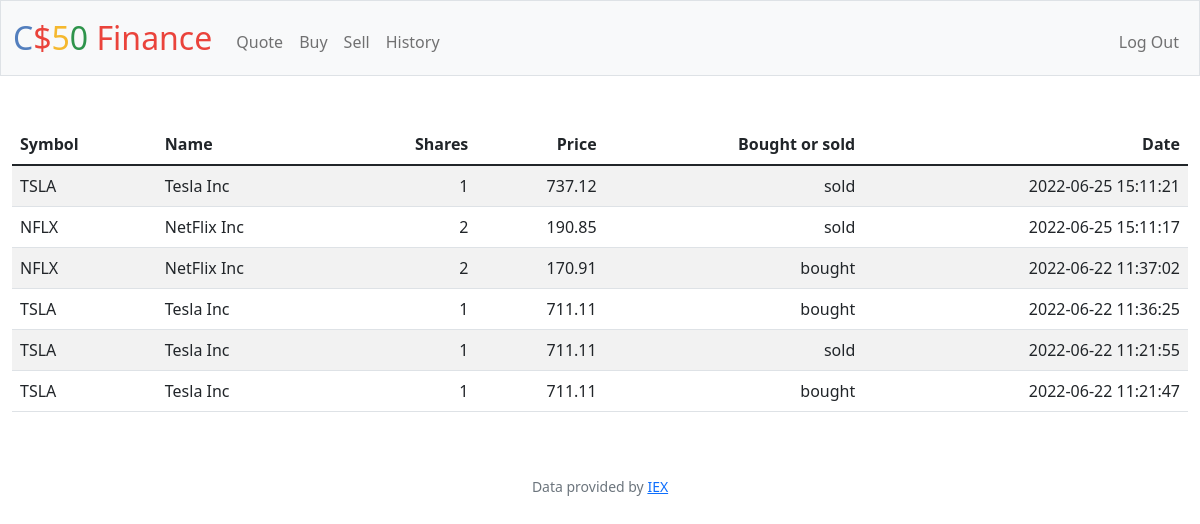
Page /history (signed in) on the committed database.
### tables this page shows
CREATE TABLE 'history' ('id' INTEGER PRIMARY KEY NOT NULL, 'user_id' INTEGER, 'symbol' TEXT, 'stock_name' TEXT, 'price' REAL, 'shares' INTEGER, 'transaction_type' TEXT, 'date' DATETIME);

### app.py (the view)
@app.route("/history")
@login_required
def history():
    user_id = session["user_id"]
    historyDB = db.execute(
        "SELECT symbol, stock_name, price, shares, transaction_type, date FROM history WHERE user_id = ? ORDER BY date DESC", user_id)
    history_info = []
    for row in historyDB:
        history_info.append({
            "symbol": row["symbol"],
            "stock_name": row["stock_name"],
            "price": row["price"],
            "shares": row["shares"],
            "transaction_type": row["transaction_type"],
            "date": row["date"],
        })
    return render_template("history.html", history_info=history_info)

### app.py (called while the page is built)
@app.after_request
def after_request(response):
    response.headers["Cache-Control"] = "no-cache, no-store, must-revalidate"
    response.headers["Expires"] = 0
    response.headers["Pragma"] = "no-cache"
    return response

### helpers.py (called while the page is built)
def login_required(f):
    @wraps(f)
    def decorated_function(*args, **kwargs):
        if session.get("user_id") is None:
            return redirect("/login")
        return f(*args, **kwargs)
    return decorated_function

### templates/history.html (shortened to what this page needs)
{% extends "layout.html" %}
{% block main %}
<table class="table table-striped">
    <thead>
        <tr>
            <th class="text-start">Symbol</th>
            <th class="text-start">Name</th>
            <th class="text-end">Shares</th>
            <th class="text-end">Price</th>
            <th class="text-end">Bought or sold</th>
            <th class="text-end">Date</th>
        </tr>
    </thead>
   <tbody>
    {% for row in history_info %}
            <tr>
                <td class="text-start">{{ row["symbol"] }}</td>
                <td class="text-start">{{ row["stock_name"] }}</td>
                <td class="text-end">{{ row["shares"] }}</td>
                <td class="text-end">{{ row["price"] }}</td>
                <td class="text-end">{{ row["transaction_type"] }}</td>
                <td class="text-end">{{ row["date"] }} </td>
            </tr>
    {% endfor %}
    </tbody>
</table>
{% endblock %}

### templates/layout.html (shortened to what this page needs)
<!DOCTYPE html>
<html lang="en">
    <head>
        <link href="https://cdn.jsdelivr.net/npm/bootstrap@5.1.3/dist/css/bootstrap.min.css" rel="stylesheet">
        <link href="/static/styles.css" rel="stylesheet">
    </head>
    <body>
        <nav class="bg-light border navbar navbar-expand-md navbar-light">
            <div class="container-fluid">
                <a class="navbar-brand" href="/"><span class="blue">C</span><span class="red">$</span><span class="yellow">5</span><span class="green">0</span> <span class="red">Finance</span></a>
                <div class="collapse navbar-collapse" id="navbar">
                    {% if session["user_id"] %}
                        <ul class="navbar-nav me-auto mt-2">
                            <li class="nav-item"><a class="nav-link" href="/quote">Quote</a></li>
                            <li class="nav-item"><a class="nav-link" href="/buy">Buy</a></li>
                            <li class="nav-item"><a class="nav-link" href="/sell">Sell</a></li>
                            <li class="nav-item"><a class="nav-link" href="/history">History</a></li>
                        </ul>
                        <ul class="navbar-nav ms-auto mt-2">
                            <li class="nav-item"><a class="nav-link" href="/logout">Log Out</a></li>
                        </ul>
                    {% else %}
                        <ul class="navbar-nav ms-auto mt-2">
                            <li class="nav-item"><a class="nav-link" href="/register">Register</a></li>
                            <li class="nav-item"><a class="nav-link" href="/login">Log In</a></li>
                        </ul>
                    {% endif %}
                </div>
            </div>
        </nav>
        <main class="container-fluid py-5 text-center">
            {% block main %}{% endblock %}
        </main>
        <footer class="mb-5 small text-center text-muted">
            Data provided by <a href="https://iexcloud.io/">IEX</a>
        </footer>
    </body>
</html>

### static/styles.css (style rules this page uses)
nav .navbar-brand { font-size: xx-large; }
nav .navbar-brand .blue { color: #537fbe; }
nav .navbar-brand .red { color: #ea433b; }
nav .navbar-brand .yellow { color: #f5b82e; }
nav .navbar-brand .green { color: #2e944b; }

### rows in the picture
history: symbol "TSLA", stock_name "Tesla Inc", shares "1", price "737.12", transaction_type "sold", date "2022-06-25 15:11:21"
history: symbol "NFLX", stock_name "NetFlix Inc", shares "2", price "190.85", transaction_type "sold", date "2022-06-25 15:11:17"
history: symbol "NFLX", stock_name "NetFlix Inc", shares "2", price "170.91", transaction_type "bought", date "2022-06-22 11:37:02"
history: symbol "TSLA", stock_name "Tesla Inc", shares "1", price "711.11", transaction_type "bought", date "2022-06-22 11:36:25"
history: symbol "TSLA", stock_name "Tesla Inc", shares "1", price "711.11", transaction_type "sold", date "2022-06-22 11:21:55"
history: symbol "TSLA", stock_name "Tesla Inc", shares "1", price "711.11", transaction_type "bought", date "2022-06-22 11:21:47"
